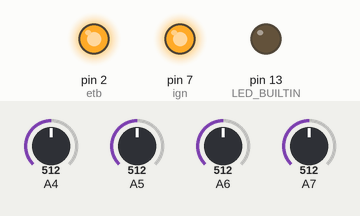
Recording of a sketch running on a simulated Arduino Nano, built with avr-gcc and run on an emulated ATmega328P. Shown: output pins drawn as LEDs (lit = HIGH). Dashed ring = blinking. The inputs (shaded band) are chosen by the test bench; at power-on: A4 = 512, A6 = 512, A5 = 512, A7 = 512. What the sketch prints to the serial monitor is not drawn.

Above: at 1.4 s.
1.5 s: A4 set to 584
3.5 s: A4 set to 592
At 4.0 s:
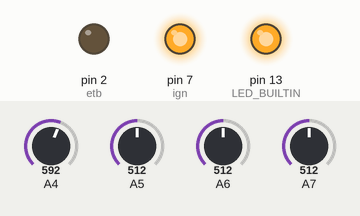
5.1 s: A6 set to 655
7.3 s: A6 set to 689
At 8.54 s:
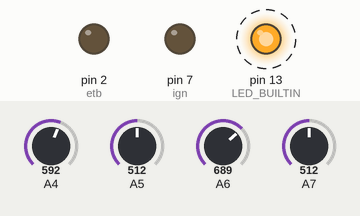
Timing chart, 0 to 17.3 s (numbered marks = the images above; inputs shaded):
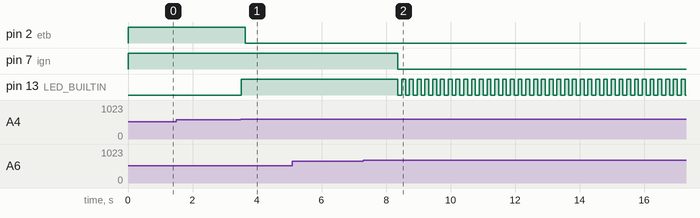

The sketch:

ThrottlePositionPlausibilitySystem.ino
```cpp
// (licence header left out)
////////// DEBUG ///////////////////
unsigned long lastDebug = 0;
const unsigned long debugInterval = 50;  // 50 ms = 20 Hz

////////// PINS ///////////////////
const int etb = 2;
const int ign = 7;

////////// APPS and TPS VARIABLES //////////
// ---- APPS VOLTAGES FROM ECU ----
const float appsMainVoltageRaw_100 = 4.5;
const float appsMainVoltageRaw_0 = 0.5;
const float appsTrackVoltageRaw_100 = 0.5;
const float appsTrackVoltageRaw_0 = 4.5;

// ---- TPS VOLTAGES FROM ECU ----
const float tpsMainVoltageRaw_100 = 4.5;
const float tpsMainVoltageRaw_0 = 0.5;
const float tpsTrackVoltageRaw_100 = 0.5;
const float tpsTrackVoltageRaw_0 = 4.5;

/////////// FINAL APPS TPS VALUES //////////
const int appsMain_100 = appsMainVoltageRaw_100 / 5 * 1023;
const int appsMain_0 = appsMainVoltageRaw_0 / 5 * 1023;
const int appsTrack_100 = appsTrackVoltageRaw_100 / 5 * 1023;
const int appsTrack_0 = appsTrackVoltageRaw_0 / 5 * 1023;

const int tpsMain_100 = tpsMainVoltageRaw_100 / 5 * 1023;
const int tpsMain_0 = tpsMainVoltageRaw_0 / 5 * 1023;
const int tpsTrack_100 = tpsTrackVoltageRaw_100 / 5 * 1023;
const int tpsTrack_0 = tpsTrackVoltageRaw_0 / 5 * 1023;

//////////////////////////////////////////////
// FAULT STATES
bool appsFaultActive = false;      // APPS main/track > 10% for > 100ms
bool tpsFaultActive = false;       // TPS main/track > 10% for > 100ms
bool appsTpsFaultActive = false;   // APPS-TPS > 10% for > 1000ms

// SHUTDOWN FLAGS
bool etbShutdown = false;          // ETB power cut
bool ignShutdown = false;          // IGN power cut

// FAULT DETECTION TIMERS
unsigned long appsFaultStart = 0;
unsigned long tpsFaultStart = 0;
unsigned long appsTpsFaultStart = 0;

// RECOVERY TIMER
unsigned long recoveryStart = 0;
bool recoveryTimerRunning = false;

// TIMER FLAGS
bool appsTimerRunning = false;
bool tpsTimerRunning = false;
bool appsTpsTimerRunning = false;

// SENSOR READINGS
int tpsMain   = 0;
int tpsTrack  = 0;
int appsMain  = 0;
int appsTrack = 0;

void setup() {
  pinMode(etb, OUTPUT);
  pinMode(ign, OUTPUT);
  pinMode(LED_BUILTIN, OUTPUT);

  // Default: all power ON
  digitalWrite(etb, HIGH);
  digitalWrite(ign, HIGH);
  digitalWrite(LED_BUILTIN, LOW);

  Serial.begin(115200);
  delay(200);
  printStaticLayout();
}

////////////// PLAUSIBILITY LOGIC ///////////////

void updateFaults(float appsMain_per, float appsTrack_per,
                  float tpsMain_per, float tpsTrack_per) {

  float appsDelta = abs(appsMain_per - appsTrack_per);
  float tpsDelta = abs(tpsMain_per - tpsTrack_per);
  float appsTpsDelta = abs(appsMain_per - tpsMain_per);

  // ---- APPS FAULT: > 10% diff for > 100ms → ETB shutdown ----
  bool appsCondition = (appsDelta > 10.0);

  if (appsCondition) {
    if (!appsTimerRunning) {
      appsTimerRunning = true;
      appsFaultStart = millis();
    }
    if (millis() - appsFaultStart >= 100) {
      appsFaultActive = true;
      etbShutdown = true;
    }
  } else {
    appsTimerRunning = false;
    appsFaultActive = false;
  }

  // ---- TPS FAULT: > 10% diff for > 100ms → ETB shutdown ----
  bool tpsCondition = (tpsDelta > 10.0);

  if (tpsCondition) {
    if (!tpsTimerRunning) {
      tpsTimerRunning = true;
      tpsFaultStart = millis();
    }
    if (millis() - tpsFaultStart >= 100) {
      tpsFaultActive = true;
      etbShutdown = true;
    }
  } else {
    tpsTimerRunning = false;
    tpsFaultActive = false;
  }

  // ---- APPS-TPS FAULT: > 10% diff for > 1 second → IGN shutdown ----
  bool appsTpsCondition = (appsTpsDelta > 10.0);

  if (appsTpsCondition) {
    if (!appsTpsTimerRunning) {
      appsTpsTimerRunning = true;
      appsTpsFaultStart = millis();
    }

    unsigned long elapsed = millis() - appsTpsFaultStart;

    // Immediate ETB shutdown when fault detected
    if (elapsed >= 0) {
      etbShutdown = true;
      appsTpsFaultActive = true;
    }

    // IGN shutdown after 1 second
    if (elapsed >= 1000) {
      ignShutdown = true;
    }
  } else {
    appsTpsTimerRunning = false;
    appsTpsFaultActive = false;
  }

  // ---- RECOVERY LOGIC ----
  // If any shutdown is active, check if TPS is at default position
  if (etbShutdown || ignShutdown) {
    float avgTps = (tpsMain_per + tpsTrack_per) / 2.0;

    // TPS must be at or below 10% (unpowered default position)
    if (avgTps <= 10.0 && !appsFaultActive && !tpsFaultActive && !appsTpsFaultActive) {
      if (!recoveryTimerRunning) {
        recoveryTimerRunning = true;
        recoveryStart = millis();
      }

      // After 1 second at default position with no faults, allow recovery
      if (millis() - recoveryStart >= 1000) {
        etbShutdown = false;
        ignShutdown = false;
        recoveryTimerRunning = false;
      }
    } else {
      // Reset recovery timer if conditions not met
      recoveryTimerRunning = false;
    }
  } else {
    // No shutdown active, reset recovery timer
    recoveryTimerRunning = false;
  }
}

////////// OUTPUT CONTROL ////////////
void updateOutputs() {
  // ETB control: LOW if shutdown active
  if (etbShutdown) {
    digitalWrite(etb, LOW);
  } else {
    digitalWrite(etb, HIGH);
  }

  // IGN control: LOW if IGN shutdown active
  if (ignShutdown) {
    digitalWrite(ign, LOW);
  } else {
    digitalWrite(ign, HIGH);
  }
}

///////////////// UPDATE STATUS LED ///////////////
// LED indicates overall system state
// - OFF: no faults, normal operation
// - Slow blink: fault detected, timer running
// - Solid: ETB shutdown active
// - Fast blink: IGN shutdown active (full power cut)

void updateLED() {
  static unsigned long lastBlink = 0;

  if (ignShutdown) {
    // Fast blink for severe fault (IGN cut)
    if (millis() - lastBlink > 100) {
      lastBlink = millis();
      digitalWrite(LED_BUILTIN, !digitalRead(LED_BUILTIN));
    }
  } else if (etbShutdown) {
    // Solid ON for ETB shutdown
    digitalWrite(LED_BUILTIN, HIGH);
  } else if (appsTimerRunning || tpsTimerRunning || appsTpsTimerRunning) {
    // Slow blink for early fault detection
    if (millis() - lastBlink > 250) {
      lastBlink = millis();
      digitalWrite(LED_BUILTIN, !digitalRead(LED_BUILTIN));
    }
  } else {
    // No fault
    digitalWrite(LED_BUILTIN, LOW);
  }
}

///////////////// DEBUG FUNCTIONS //////////////////
void clearScreen() {
  Serial.print("\033[2J");
  Serial.print("\033[H");
}

void printStaticLayout() {
  clearScreen();
  Serial.println("APPS Main V:     ");
  Serial.println("APPS Track V:    ");
  Serial.println("TPS Main V:      ");
  Serial.println("TPS Track V:     ");
  Serial.println("APPS Main %:     ");
  Serial.println("APPS Track %:    ");
  Serial.println("TPS Main %:      ");
  Serial.println("TPS Track %:     ");
  Serial.println("Delta APPS:      ");
  Serial.println("Delta TPS:       ");
  Serial.println("Delta APPS-TPS:  ");
  Serial.println("APPS Fault:      ");
  Serial.println("TPS Fault:       ");
  Serial.println("APPS-TPS Fault:  ");
  Serial.println("ETB Shutdown:    ");
  Serial.println("IGN Shutdown:    ");
  Serial.println("Recovery Timer:  ");
}

void updateValue(int row, float value, int decimals = 0) {
  Serial.print("\033[");
  Serial.print(row);
  Serial.print(";20H");
  Serial.print("        ");
  Serial.print("\033[");
  Serial.print(row);
  Serial.print(";20H");
  Serial.print(value, decimals);
}

void updateText(int row, const char* text) {
  Serial.print("\033[");
  Serial.print(row);
  Serial.print(";20H");
  Serial.print("        ");
  Serial.print("\033[");
  Serial.print(row);
  Serial.print(";20H");
  Serial.print(text);
}

///////////////// MAIN LOOP //////////////
void loop() {
  // Poll sensors
  appsMain = analogRead(A6);
  appsTrack = analogRead(A7);
  tpsMain = analogRead(A4);
  tpsTrack = analogRead(A5);

  // Convert to percentages
  float tpsMain_per = (tpsMain - tpsMain_0) * 100.0 / (tpsMain_100 - tpsMain_0);
  float tpsTrack_per = (tpsTrack - tpsTrack_0) * 100.0 / (tpsTrack_100 - tpsTrack_0);
  float appsMain_per = (appsMain - appsMain_0) * 100.0 / (appsMain_100 - appsMain_0);
  float appsTrack_per = (appsTrack - appsTrack_0) * 100.0 / (appsTrack_100 - appsTrack_0);

  // Constrain to 0-100%
  tpsMain_per = constrain(tpsMain_per, 0, 100);
  tpsTrack_per = constrain(tpsTrack_per, 0, 100);
  appsMain_per = constrain(appsMain_per, 0, 100);
  appsTrack_per = constrain(appsTrack_per, 0, 100);

  // Update fault logic
  updateFaults(appsMain_per, appsTrack_per, tpsMain_per, tpsTrack_per);

  // Update outputs and LED
  updateOutputs();
  updateLED();

  // Debug display
  float appsMainV = appsMain / 1023.0 * 5.0;
  float appsTrackV = appsTrack / 1023.0 * 5.0;
  float tpsMainV = tpsMain / 1023.0 * 5.0;
  float tpsTrackV = tpsTrack / 1023.0 * 5.0;

  float appsDelta = abs(appsMain_per - appsTrack_per);
  float tpsDelta = abs(tpsMain_per - tpsTrack_per);
  float appsTpsDelta = abs(appsMain_per - tpsMain_per);

  updateValue(1, appsMainV, 2);
  updateValue(2, appsTrackV, 2);
  updateValue(3, tpsMainV, 2);
  updateValue(4, tpsTrackV, 2);
  updateValue(5, appsMain_per, 1);
  updateValue(6, appsTrack_per, 1);
  updateValue(7, tpsMain_per, 1);
  updateValue(8, tpsTrack_per, 1);
  updateValue(9, appsDelta, 1);
  updateValue(10, tpsDelta, 1);
  updateValue(11, appsTpsDelta, 1);

  updateText(12, appsFaultActive ? "ACTIVE" : "OK");
  updateText(13, tpsFaultActive ? "ACTIVE" : "OK");
  updateText(14, appsTpsFaultActive ? "ACTIVE" : "OK");
  updateText(15, etbShutdown ? "SHUTDOWN" : "OK");
  updateText(16, ignShutdown ? "SHUTDOWN" : "OK");
  updateText(17, recoveryTimerRunning ? "RUNNING" : "IDLE");
}
```

Measured:
- the behaviour switches between 591 and 592 on A4 (found by bisection; images 0 and 1)
- the behaviour switches between 673 and 674 on A6 (found by bisection; images 1 and 2)
- after the input at 1.5 s, every drawn part: stays the same
- after the input at 3.5 s, pin 2 (etb): HIGH → LOW after 0.13 s; pin 13 (LED_BUILTIN): LOW → HIGH at once
- after the input at 5.1 s, every drawn part: stays the same
- after the input at 7.3 s, pin 7 (ign): HIGH → LOW after 1.1 s; pin 13 (LED_BUILTIN): alternates HIGH for 0.12 s and LOW for 0.12 s, starting after 1.1 s
